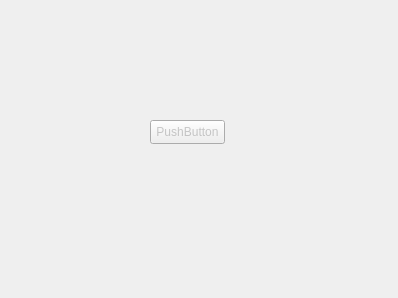
<?xml version="1.0" encoding="UTF-8"?>
<ui version="4.0">
 <class>ScreenResizeFrame</class>
 <widget class="QWidget" name="ScreenResizeFrame">
  <property name="geometry">
   <rect>
    <x>0</x>
    <y>0</y>
    <width>398</width>
    <height>298</height>
   </rect>
  </property>
  <property name="windowTitle">
   <string>ScreenResizeFrame</string>
  </property>
  <property name="styleSheet">
   <string notr="true">color: rgba(0, 0, 0, 50);</string>
  </property>
  <widget class="QPushButton" name="pushButton">
   <property name="geometry">
    <rect>
     <x>150</x>
     <y>120</y>
     <width>75</width>
     <height>24</height>
    </rect>
   </property>
   <property name="text">
    <string>PushButton</string>
   </property>
  </widget>
 </widget>
 <layoutdefault spacing="6" margin="11"/>
 <resources/>
 <connections/>
</ui>
